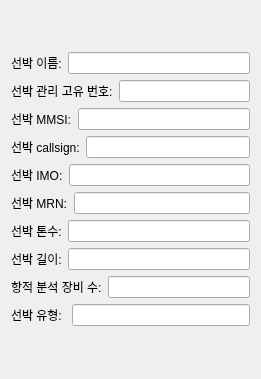
                  <widget class="QWidget" name="DE_Vessel_Info__scrollAreaWidgetContents_1">
                   <property name="geometry">
                    <rect>
                     <x>0</x>
                     <y>-134</y>
                     <width>261</width>
                     <height>379</height>
                    </rect>
                   </property>
                   <layout class="QGridLayout" name="gridLayout_20">
                    <item row="0" column="0">
                     <layout class="QVBoxLayout" name="DE_Vessel_Info__verticalLayout_1">
                      <item>
                       <layout class="QHBoxLayout" name="DE_Veseel_Info_vessel_name__horizontalLayout_1">
                        <item>
                         <widget class="QLabel" name="DE_Vessel_Info_vessel_name__label_1">
                          <property name="text">
                           <string>선박 이름:</string>
                          </property>
                         </widget>
                        </item>
                        <item>
                         <widget class="QLineEdit" name="DE_Vessel_Info_vessel_name__lineEdit_1"/>
                        </item>
                       </layout>
                      </item>
                      <item>
                       <layout class="QHBoxLayout" name="DE_Vessel_Info_vessel_management_id__horizontalLayout_1">
                        <item>
                         <widget class="QLabel" name="DE_Vessel_Info_vessel_management_id__label_1">
                          <property name="text">
                           <string>선박 관리 고유 번호:</string>
                          </property>
                         </widget>
                        </item>
                        <item>
                         <widget class="QLineEdit" name="DE_Vessel_Info_vessel_management_id__lineEdit_1"/>
                        </item>
                       </layout>
                      </item>
                      <item>
                       <layout class="QHBoxLayout" name="DE_Vessel_Info_vessel_MMSI__horizontalLayout_1">
                        <item>
                         <widget class="QLabel" name="DE_Vessel_Info_vessel_MMSI__label_1">
                          <property name="text">
                           <string>선박 MMSI:</string>
                          </property>
                         </widget>
                        </item>
                        <item>
                         <widget class="QLineEdit" name="DE_Vessel_Info_vessel_MMSI__lineEdit_1"/>
                        </item>
                       </layout>
                      </item>
                      <item>
                       <layout class="QHBoxLayout" name="DE_Vessel_Info_vessel_callsign__horizontalLayout_1">
                        <item>
                         <widget class="QLabel" name="DE_Vessel_Info_vessel_callsign__label_1">
                          <property name="text">
                           <string>선박 callsign:</string>
                          </property>
                         </widget>
                        </item>
                        <item>
                         <widget class="QLineEdit" name="DE_Vessel_Info_vessel_callsign__lineEdit_1"/>
                        </item>
                       </layout>
                      </item>
                      <item>
                       <layout class="QHBoxLayout" name="DE_Vessel_Info_vessel_IMO__horizontalLayout_1">
                        <item>
                         <widget class="QLabel" name="DE_Vessel_Info_vessel_IMO__label_1">
                          <property name="text">
                           <string>선박 IMO:</string>
                          </property>
                         </widget>
                        </item>
                        <item>
                         <widget class="QLineEdit" name="DE_Vessel_Info_vessel_IMO__lineEdit_1"/>
                        </item>
                       </layout>
                      </item>
                      <item>
                       <layout class="QHBoxLayout" name="DE_Vessel_Info_vessel_MRN__horizontalLayout_1">
                        <item>
                         <widget class="QLabel" name="DE_Vessel_Info_vessel_MRN__label_1">
                          <property name="text">
                           <string>선박 MRN:</string>
                          </property>
                         </widget>
                        </item>
                        <item>
                         <widget class="QLineEdit" name="DE_Vessel_Info_vessel_MRN__lineEdit_1"/>
                        </item>
                       </layout>
                      </item>
                      <item>
                       <layout class="QHBoxLayout" name="DE_Vessel_Info_vessel_tonnage__horizontalLayout_1">
                        <item>
                         <widget class="QLabel" name="DE_Vessel_Info_vessel_tonnage__label_1">
                          <property name="text">
                           <string>선박 톤수:</string>
                          </property>
                         </widget>
                        </item>
                        <item>
                         <widget class="QLineEdit" name="DE_Vessel_Info_vessel_tonnage__lineEdit_1"/>
                        </item>
                       </layout>
                      </item>
                      <item>
                       <layout class="QHBoxLayout" name="DE_Vessel_Info_vessel_length__horizontalLayout_1">
                        <item>
                         <widget class="QLabel" name="DE_Vessel_Info_vessel_length__label_1">
                          <property name="text">
                           <string>선박 길이:</string>
                          </property>
                         </widget>
                        </item>
                        <item>
                         <widget class="QLineEdit" name="DE_Vessel_Info_vessel_length__lineEdit_1"/>
                        </item>
                       </layout>
                      </item>
                      <item>
                       <layout class="QHBoxLayout" name="DE_Vessel_Info_vessel_total_number_of_equipmentwith_track__horizontalLayout_1">
                        <item>
                         <widget class="QLabel" name="DE_Vessel_Info_vessel_total_number_of_equipmentwith_track__label_1">
                          <property name="text">
                           <string>항적 분석 장비 수:</string>
                          </property>
                         </widget>
                        </item>
                        <item>
                         <widget class="QLineEdit" name="DE_Vessel_Info_vessel_total_number_of_equipmentwith_track__lineEdit_1"/>
                        </item>
                       </layout>
                      </item>
                      <item>
                       <layout class="QHBoxLayout" name="DE_Vessel_Type__horizontalLayout_1">
                        <item>
                         <widget class="QLabel" name="DE_Vessel_Type__label_1">
                          <property name="text">
                           <string>선박 유형: </string>
                          </property>
                         </widget>
                        </item>
                        <item>
                         <widget class="QLineEdit" name="DE_Vessel_Type__lineEdit_1"/>
                        </item>
                       </layout>
                      </item>
                     </layout>
                    </item>
                   </layout>
                  </widget>
